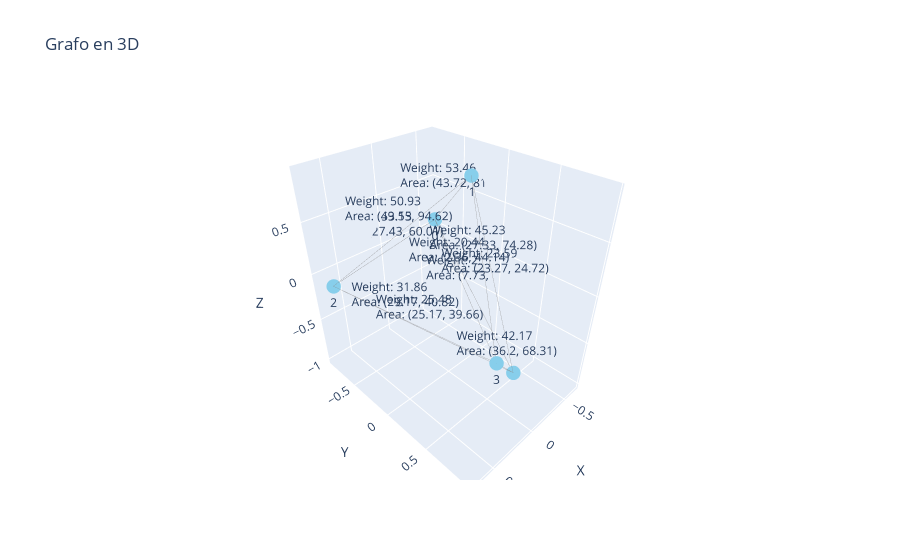

The code cell stored with this chart in its notebook:
### Code cell
plot_opd_graph_3d(opd)

### Figure 1 — Plotly figure (JSON) as saved in the notebook; plotly's stock layout.template omitted (floating-point values rounded to 4 significant figures)
{"data": [{"line": {"color": "#888", "width": 0.5}, "mode": "lines", "type": "scatter3d", "x": [-0.6593, -0.1818, -0.6593, 0.715, -0.6593, 0.5075, -0.6593, -0.3814, -0.1818, 0.715, -0.1818, 0.5075, -0.1818, -0.3814, 0.715, 0.5075, 0.715, -0.3814, 0.5075, -0.3814], "y": [-0.8615, 0.0621, -0.8615, -0.6516, -0.8615, 0.9567, -0.8615, 0.4943, 0.0621, -0.6516, 0.0621, 0.9567, 0.0621, 0.4943, -0.6516, 0.9567, -0.6516, 0.4943, 0.9567, 0.4943], "z": [0.04923, 0.9056, 0.04923, -0.01486, 0.04923, 0.06002, 0.04923, -1, 0.9056, -0.01486, 0.9056, 0.06002, 0.9056, -1, -0.01486, 0.06002, -0.01486, -1, 0.06002, -1]}, {"marker": {"color": "skyblue", "size": 5}, "mode": "markers+text", "text": ["0", "1", "2", "3", "4"], "textposition": "bottom center", "type": "scatter3d", "x": [-0.6593, -0.1818, 0.715, 0.5075, -0.3814], "y": [-0.8615, 0.0621, -0.6516, 0.9567, 0.4943], "z": [0.04923, 0.9056, -0.01486, 0.06002, -1]}, {"mode": "text", "text": ["Weight: 53.46<br>Area: (43.72, 81.9)", "Weight: 53.13<br>Area: (27.43, 60.01)", "Weight: 20.44<br>Area: (2.36, 44.14)", "Weight: 23.8<br>Area: (7.73, 30.0)", "Weight: 50.93<br>Area: (49.55, 94.62)", "Weight: 45.23<br>Area: (27.33, 74.28)", "Weight: 23.59<br>Area: (23.27, 24.72)", "Weight: 31.86<br>Area: (29.17, 40.82)", "Weight: 25.48<br>Area: (25.17, 39.66)", "Weight: 42.17<br>Area: (36.2, 68.31)"], "textposition": "top center", "type": "scatter3d", "x": [-0.4205, 0.02787, -0.0759, -0.5203, 0.2666, 0.1628, -0.2816, 0.6112, 0.1668, 0.06303], "y": [-0.3997, -0.7565, 0.04762, -0.1836, -0.2948, 0.5094, 0.2782, 0.1525, -0.07867, 0.7255], "z": [0.4774, 0.01718, 0.05462, -0.4754, 0.4454, 0.4828, -0.04719, 0.02258, -0.5074, -0.47]}], "layout": {"scene": {"xaxis": {"title": {"text": "X"}}, "yaxis": {"title": {"text": "Y"}}, "zaxis": {"title": {"text": "Z"}}}, "showlegend": false, "title": {"text": "Grafo en 3D"}}}
